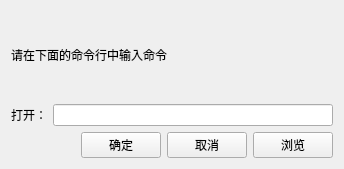
<?xml version="1.0" encoding="UTF-8"?>
<ui version="4.0">
 <class>Widget</class>
 <widget class="QWidget" name="Widget">
  <property name="geometry">
   <rect>
    <x>0</x>
    <y>0</y>
    <width>344</width>
    <height>169</height>
   </rect>
  </property>
  <property name="windowTitle">
   <string>Widget</string>
  </property>
  <layout class="QVBoxLayout" name="verticalLayout_2">
   <item>
    <layout class="QVBoxLayout" name="verticalLayout">
     <item>
      <widget class="QLabel" name="infoLabel">
       <property name="text">
        <string>请在下面的命令行中输入命令</string>
       </property>
      </widget>
     </item>
     <item>
      <layout class="QHBoxLayout" name="horizontalLayout_2">
       <item>
        <widget class="QLabel" name="label">
         <property name="text">
          <string>打开：</string>
         </property>
        </widget>
       </item>
       <item>
        <widget class="QLineEdit" name="cmdLineEdit"/>
       </item>
      </layout>
     </item>
     <item>
      <layout class="QHBoxLayout" name="horizontalLayout">
       <item>
        <spacer name="horizontalSpacer">
         <property name="orientation">
          <enum>Qt::Horizontal</enum>
         </property>
         <property name="sizeHint" stdset="0">
          <size>
           <width>40</width>
           <height>20</height>
          </size>
         </property>
        </spacer>
       </item>
       <item>
        <widget class="QPushButton" name="submitButton">
         <property name="text">
          <string>确定</string>
         </property>
        </widget>
       </item>
       <item>
        <widget class="QPushButton" name="cancleButton">
         <property name="text">
          <string>取消</string>
         </property>
        </widget>
       </item>
       <item>
        <widget class="QPushButton" name="browserButton">
         <property name="text">
          <string>浏览</string>
         </property>
        </widget>
       </item>
      </layout>
     </item>
    </layout>
   </item>
  </layout>
 </widget>
 <layoutdefault spacing="6" margin="11"/>
 <resources/>
 <connections/>
</ui>
